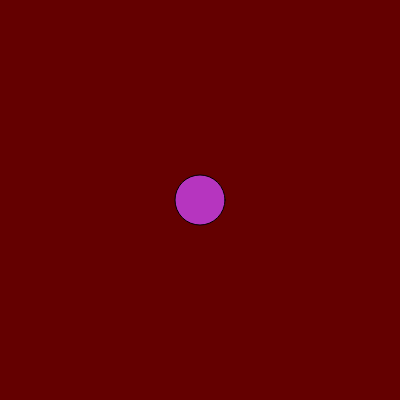
Frame 1 (no input)
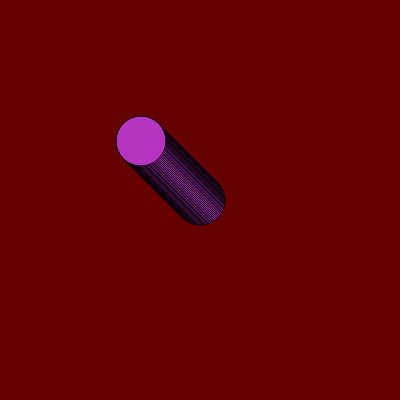
Frame 60 (no input)
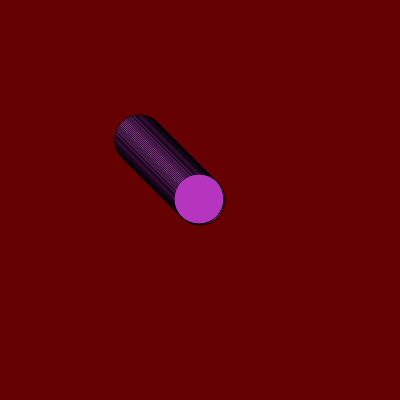
Frame 120 (the mouse pressed at the canvas centre since frame 60)

The p5.js sketch that drew these frames (run headless with seeded random() and noise() and a simulated clock; from frame 60 on, the mouse is pressed at the canvas centre):

// p5.js sketch
// ── sketch.js
let cor;
let posicaoHorizontal;
let posicaoVertical;

function setup() {

  createCanvas(400, 400);
  background(color(100, 0, 0));
  cor = color(random(0,255), random(0,255), random(0,255));
  posicaoHorizontal = 200
  posicaoVertical = 200       
  }

function draw() {
  
  fill(cor)
  circle(posicaoHorizontal, posicaoVertical, 50)

  if(mouseX < posicaoHorizontal) {
    posicaoHorizontal = posicaoHorizontal - 1}
    
  if(mouseX > posicaoHorizontal) {
    posicaoHorizontal = posicaoHorizontal + 1}
  
  if(mouseY < posicaoVertical) {
    posicaoVertical = posicaoVertical - 1}
  
  if(mouseY > posicaoVertical) {
    posicaoVertical = posicaoVertical + 1}
  
}
